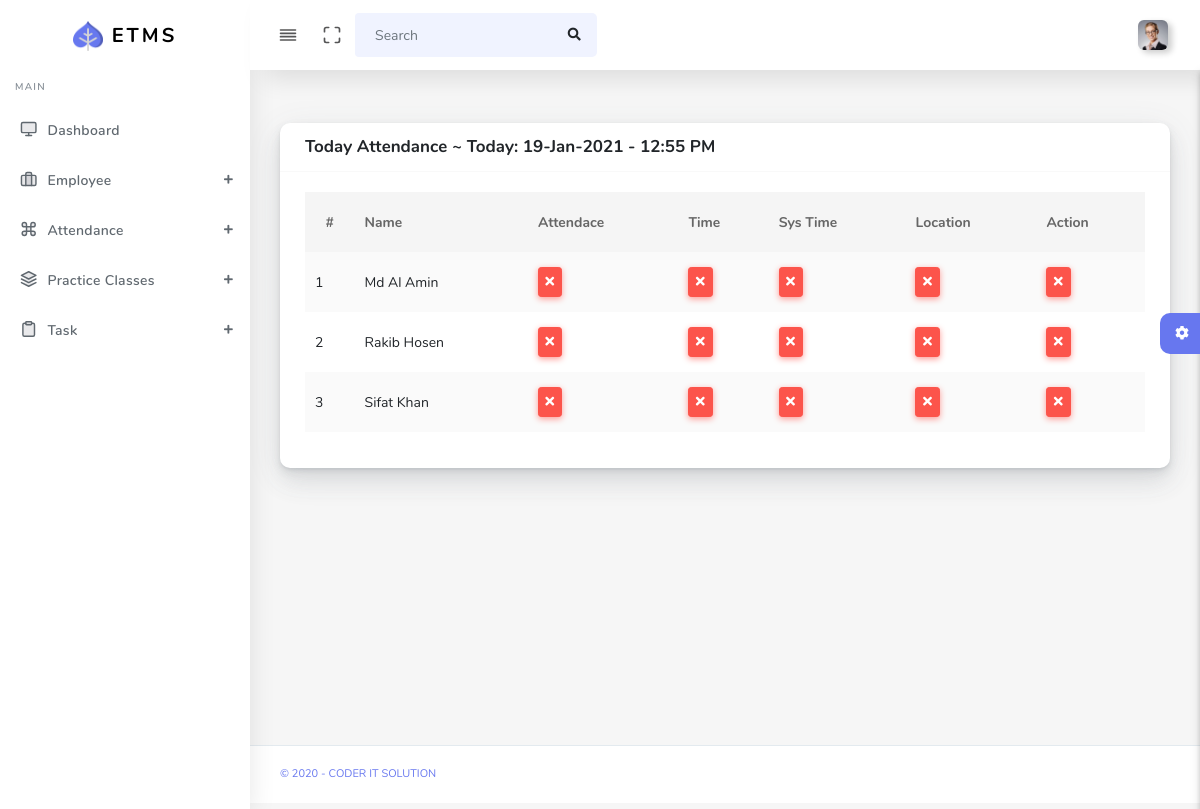
Screenshot of /admin/AttToday.php (signed in) with the database file from the repository.
### tables this page shows
CREATE TABLE `em_users` (
  `u_id` int(11) NOT NULL,
  `first_name` varchar(255) NOT NULL,
  `last_name` varchar(255) NOT NULL,
  `email` varchar(255) NOT NULL,
  `mobile` varchar(255) NOT NULL,
  `birthday` date NOT NULL,
  `blood_group` varchar(100) NOT NULL,
  `father_name` varchar(255) NOT NULL,
  `mother_name` varchar(255) NOT NULL,
  `f_or_m_mobile` varchar(100) NOT NULL,
  `edu` varchar(100) DEFAULT NULL,
  `address` varchar(255) DEFAULT NULL,
  `password` varchar(255) NOT NULL,
  `register_date` datetime NOT NULL,
  `email_verify` int(100) NOT NULL DEFAULT 0,
  `email_verify_code` varchar(100) DEFAULT NULL,
  `mobile_verify` int(11) NOT NULL DEFAULT 0,
  `mobile_verify_code` varchar(100) DEFAULT NULL,
  `photo` varchar(255) DEFAULT NULL,
  `reset_code` int(11) DEFAULT NULL
);

### functions.php (called while the page is built, shortened)
<?php
require_once('config.php');
function checkAttendance($user_id,$checkDate){
    global $pdo;
    $stm=$pdo->prepare("SELECT * FROM em_attendance WHERE em_id=? AND DATE(user_time) = ?");
    $stm->execute(array($user_id,$checkDate));
    return $result = $stm->rowCount();
}
 ?>

### admin/AttToday.php (the view)
<?php require_once('header.php'); ?>
<div class="row">
  <div class="col-12">
    <div class="card">
      <div class="card-header">
        <h4>Today Attendance ~ <span>Today: <?php echo date('d-M-Y - h:i A'); ?></span></h4>
      </div>
      <div class="card-body">
        <div class="table-responsive">
          <table class="table table-striped">
            <thead>
              <tr>
                <th class="text-center">
                  #
                </th>
                <th>Name</th>
                <th>Attendace</th>
                <th>Time</th>
                <th>Sys Time</th>
                <th>Location</th>
                <th>Action</th>
              </tr>
            </thead>
            <tbody>
            	<?php
            	$stm=$pdo->prepare("SELECT * FROM em_users");
            	$stm->execute();
            	$result = $stm->fetchAll(PDO::FETCH_ASSOC);
            	$a=1;
              $today = date('Y-m-d');
            	foreach($result as $row) :
            	 ?>
             	<tr>
                	<td><?php echo $a;$a++; ?></td>
                	<td><?php echo $row['first_name']." ".$row['last_name']; ?></td>
                	<td><?php
                  if(checkAttendance($row['u_id'],$today) == 1 ){
                    echo '<span class="btn btn-success btn-circle btn-sm"><i class="fas fa-check "></i></span>';
                  }else{
                    echo '<span class="btn btn-danger btn-circle btn-sm"><i class="fas fa-times "></i></span>';
                  }
                   ?></td>
                	<td><?php
                  if(checkAttendance($row['u_id'],$today) == 1 ){
                    $userTime = checkAttInfo($row['u_id'],$today,'user_time');
                    echo date('h:i A',strtotime($userTime));
                  }else{
                    echo '<span class="btn btn-danger btn-circle btn-sm"><i class="fas fa-times "></i></span>';
                  }
                   ?></td>
                	<td>
                   <?php
                  if(checkAttendance($row['u_id'],$today) == 1 ){
                    $userTime = checkAttInfo($row['u_id'],$today,'system_time');
                    echo date('h:i A',strtotime($userTime));
                  }else{
                    echo '<span class="btn btn-danger btn-circle btn-sm"><i class="fas fa-times "></i></span>';
                  }
                   ?>
                  </td>
                	<td>
                   <?php
                   if(checkAttendance($row['u_id'],$today) == 1 ){
                    ?>
                    <a href="#" data-toggle="modal" data-target="#viewModal<?php echo $row['u_id'];?>" class="btn btn-success"><i class="fa fa-eye"> View</i></a>
                    <div class="modal fade" id="viewModal<?php echo $row['u_id'];?>" tabindex="-1" role="dialog" aria-labelledby="viewModal"
                      aria-hidden="true">
                      <div class="modal-dialog" role="document">
                        <div class="modal-content">
                          <div class="modal-header">
                            <h5 class="modal-title border-bottom" id="exampleModalLabel"><?php echo $row['first_name']." ".$row['last_name']; ?>'s  Location</h5>
                            <button type="button" class="close" data-dismiss="modal" aria-label="Close">
                              <span aria-hidden="true">&times;</span>
                            </button>
                          </div>
                          <div class="modal-body">
                          <?php
                          $latitude = checkAttInfo($row['u_id'],$today,'latitude') ;
                          $longitude = checkAttInfo($row['u_id'],$today,'longitude');
                           ?>
                          <iframe style="border:0" src="https://www.google.com/maps/embed/v1/place?q=<?php echo $latitude; ?>,<?php echo $longitude;?>&amp;key=AIzaSyCw-BKYqt_gpvdrB6kAu30hN8t_jugXaPU" width="100%" height="450" frameborder="0"></iframe>
                          </div>
                        </div>
                      </div>
                    </div>
                    <?php
                  }else{
                    echo '<span class="btn btn-danger btn-circle btn-sm"><i class="fas fa-times "></i></span>';
                  }
                    ?>
                  </td>
                  <td>
                   <?php
                   if(checkAttendance($row['u_id'],$today) == 1 ){
                    ?>
                    <a href="#" data-toggle="modal" data-target="#moreModal<?php echo $row['u_id'];?>" class="btn btn-success"><i class="fa fa-eye"> More</i></a>
                    <div class="modal fade" id="moreModal<?php echo $row['u_id'];?>" tabindex="-1" role="dialog" aria-labelledby="viewModal"
                      aria-hidden="true">
                      <div class="modal-dialog" role="document">
                        <div class="modal-content">
                          <div class="modal-header">
                            <h5 class="modal-title border-bottom" id="exampleModalLabel"><?php echo $row['first_name']." ".$row['last_name']; ?>'s  Details</h5>
                            <button type="button" class="close" data-dismiss="modal" aria-label="Close">
                              <span aria-hidden="true">&times;</span>
                            </button>
                          </div>
                          <div class="modal-body">
                          <?php
                          $ip_address = checkAttInfo($row['u_id'],$today,'ip_address') ;
                          $device_details = checkAttInfo($row['u_id'],$today,'device_details');
                           ?>
                          <table class="table">
                            <tr>
                              <td>Ip Address: </td>
                              <td><?php echo $ip_address; ?></td>
                            </tr>
                            <tr>
                              <td>Device Details: </td>
                              <td><?php echo $device_details; ?></td>
                            </tr>
                          </table>
                          </div>
                        </div>
                      </div>
                    </div>
                    <?php
                  }else{
                    echo '<span class="btn btn-danger btn-circle btn-sm"><i class="fas fa-times "></i></span>';
                  }
                    ?>
                  </td>
              	</tr>
              <?php endforeach; ?>
            </tbody>
          </table>
        </div>
      </div>
    </div>
  </div>
</div>
<?php require_once('footer.php'); ?>

### rows the page displays
em_users: first_name "Md Al", last_name "Amin"
em_users: first_name "Rakib", last_name "Hosen"
em_users: first_name "Sifat", last_name "Khan"
